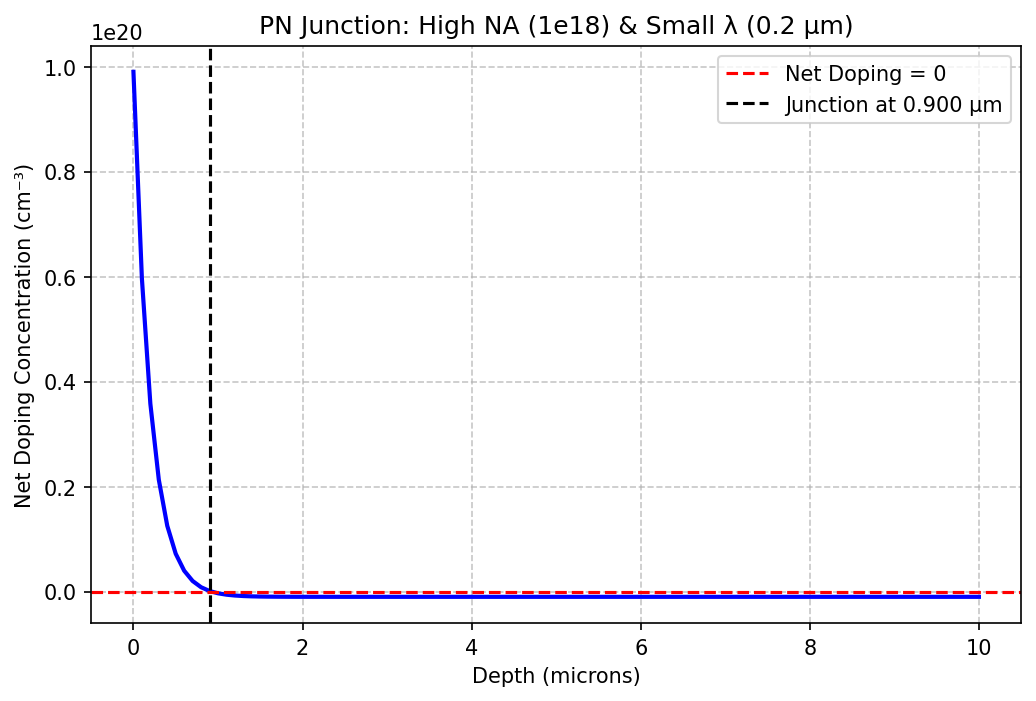

The Python source for this figure:
import devsim
import numpy as np
import matplotlib
matplotlib.use('Agg')
import matplotlib.pyplot as plt

devsim.create_1d_mesh(mesh="pn_mesh")
x_start, x_end = 0.0, 1e-3
spacing = 1e-5
devsim.add_1d_mesh_line(mesh="pn_mesh", pos=x_start, ps=spacing, tag="surface")
devsim.add_1d_mesh_line(mesh="pn_mesh", pos=x_end, ps=spacing, tag="bottom")
devsim.add_1d_contact(mesh="pn_mesh", name="surface", tag="surface", material="metal")
devsim.add_1d_contact(mesh="pn_mesh", name="bottom", tag="bottom", material="metal")
devsim.add_1d_region(mesh="pn_mesh", material="Si", region="silicon", tag1="surface", tag2="bottom")
devsim.finalize_mesh(mesh="pn_mesh")
devsim.create_device(mesh="pn_mesh", device="pn_device")

NA = 1e18      # very high background p-type
Ns = 1e20
λ = 0.2e-4     # 0.2 µm

devsim.node_model(device="pn_device", region="silicon", name="NetDoping",
                  equation=f"{Ns} * exp(-x / {λ}) - {NA}")

x_cm = devsim.get_node_model_values(device="pn_device", region="silicon", name="x")
doping = devsim.get_node_model_values(device="pn_device", region="silicon", name="NetDoping")
x_um = np.array(x_cm) * 1e4
doping_arr = np.array(doping)

# Find junction depth
junction_idx = np.where(np.diff(np.sign(doping_arr)))[0]
if len(junction_idx) > 0:
    xj_um = x_um[junction_idx[0]]
    print(f"Junction depth: {xj_um:.3f} µm")
else:
    xj_um = None
    print("No junction found.")

plt.figure(figsize=(8,5))
plt.plot(x_um, doping_arr, 'b-', linewidth=2)
plt.axhline(y=0, color='r', linestyle='--', label='Net Doping = 0')
if xj_um:
    plt.axvline(x=xj_um, color='k', linestyle='--', label=f'Junction at {xj_um:.3f} µm')
plt.xlabel("Depth (microns)")
plt.ylabel("Net Doping Concentration (cm⁻³)")
plt.title("PN Junction: High NA (1e18) & Small λ (0.2 µm)")
plt.grid(True, linestyle='--', alpha=0.7)
plt.legend()
plt.savefig("pn_highNA_smallLambda.png", dpi=150, bbox_inches='tight')
print("Saved: pn_highNA_smallLambda.png")
